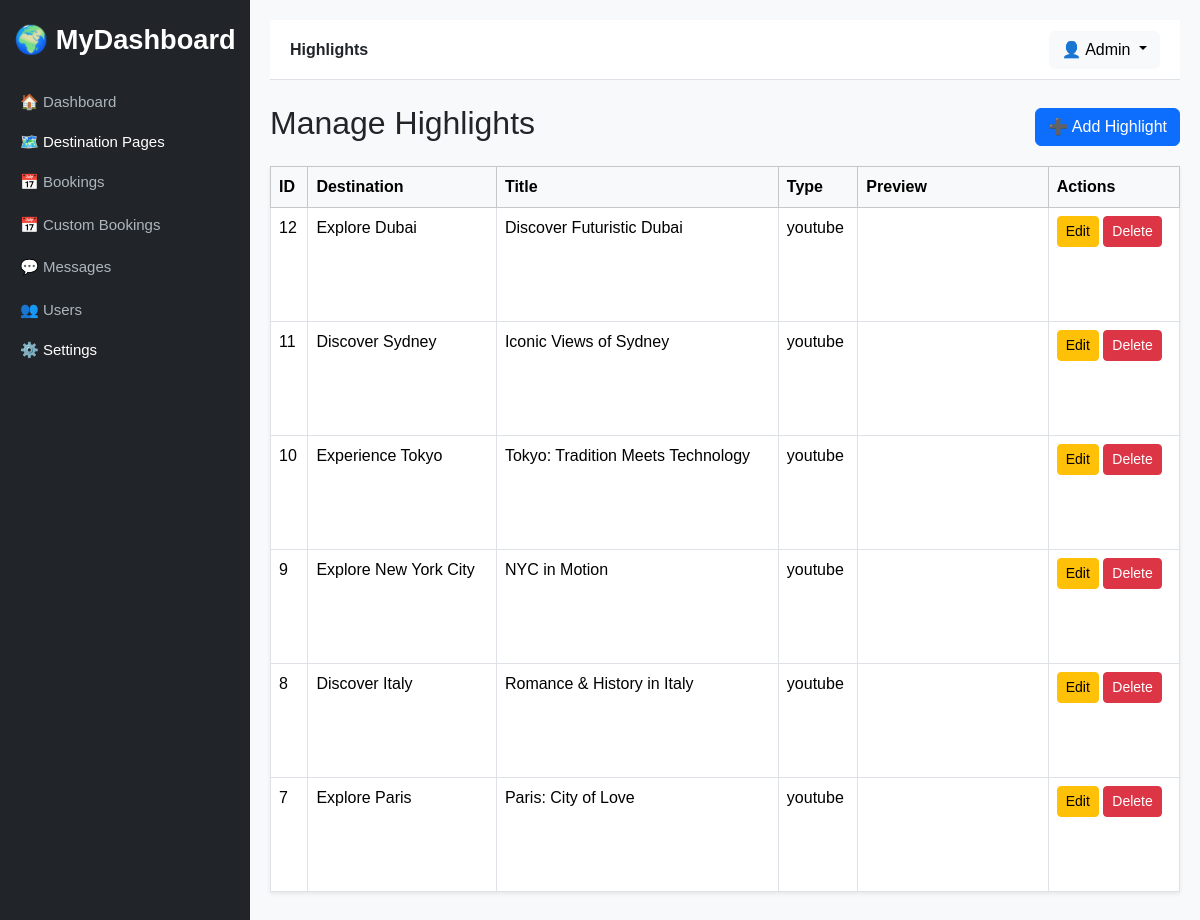
Page /admin/destinations/highlights (signed in) on the committed database.
### tables this page shows
CREATE TABLE IF NOT EXISTS `destination_highlights` (
  `id` int NOT NULL AUTO_INCREMENT,
  `destination_id` int NOT NULL,
  `video_title` varchar(255) NOT NULL,
  `video_description` text,
  `video_url` varchar(255) NOT NULL,
  `video_type` enum('youtube','mp4') DEFAULT 'youtube',
  `created_at` timestamp NULL DEFAULT CURRENT_TIMESTAMP,
  PRIMARY KEY (`id`),
  KEY `destination_id` (`destination_id`)
);

CREATE TABLE IF NOT EXISTS `destinations` (
  `id` int NOT NULL AUTO_INCREMENT,
  `slug` varchar(255) NOT NULL,
  `title` varchar(255) NOT NULL,
  `description` text NOT NULL,
  `second_title` varchar(255) DEFAULT NULL,
  `second_description` text,
  `features` blob NOT NULL,
  `banner_image` varchar(255) DEFAULT NULL,
  `background_image` varchar(255) DEFAULT NULL,
  `duration` int NOT NULL,
  `price` decimal(10,2) NOT NULL,
  `created_at` timestamp NULL DEFAULT CURRENT_TIMESTAMP,
  PRIMARY KEY (`id`),
  UNIQUE KEY `slug` (`slug`),
  UNIQUE KEY `slug_2` (`slug`),
  UNIQUE KEY `slug_3` (`slug`),
  UNIQUE KEY `slug_4` (`slug`),
  UNIQUE KEY `slug_5` (`slug`),
  UNIQUE KEY `slug_6` (`slug`),
  UNIQUE KEY `slug_7` (`slug`),
  UNIQUE KEY `slug_8` (`slug`)
);

### index.php (called while the page is built, shortened)
<?php
$request = strtok($_GET['page'] ?? 'home', '?');
$path = "pages/$request.php";
$layout = 'layouts/main.php';
if (preg_match('/^admin\//', $request)) {
    $layout = 'layouts/admin.php';
} elseif (preg_match('/^user\//', $request)) {
    require_once 'includes/auth_user.php';
    $layout = 'layouts/admin.php';
} elseif (in_array($request, ['login', 'register'])) {
    require_once $path;
    exit;
}
require_once $layout;

### pages/admin/destinations/highlights.php (the view, shortened to what this page needs)
<?php
require_once 'config/db.php';
$highlights = $conn->query("SELECT destination_highlights.*, destinations.title AS destination_title
    FROM destination_highlights
    JOIN destinations ON destination_highlights.destination_id = destinations.id
    ORDER BY destination_highlights.id DESC");
?>
<div class="d-flex justify-content-between align-items-center mb-3">
    <h2>Manage Highlights</h2>
    <a href="highlightForm" class="btn btn-primary">➕ Add Highlight</a>
</div>
<table class="table table-bordered table-hover bg-white shadow-sm">
    <thead class="table-light">
        <tr>
            <th>ID</th>
            <th>Destination</th>
            <th>Title</th>
            <th>Type</th>
            <th>Preview</th>
            <th>Actions</th>
        </tr>
    </thead>
    <tbody>
        <?php if ($highlights->num_rows > 0): ?>
            <?php while ($row = $highlights->fetch_assoc()): ?>
                <tr>
                    <td><?= $row['id'] ?></td>
                    <td><?= htmlspecialchars($row['destination_title']) ?></td>
                    <td><?= htmlspecialchars($row['video_title']) ?></td>
                    <td><?= $row['video_type'] ?></td>
                    <td>
                        <?php if ($row['video_type'] === 'youtube'): ?>
                            <iframe width="160" height="90" src="<?= $row['video_url'] ?>" frameborder="0" allowfullscreen></iframe>
                        <?php else: ?>
                            <video width="160" height="90" controls>
                                <source src="<?= $row['video_url'] ?>" type="video/mp4">
                            </video>
                        <?php endif; ?>
                    </td>
                    <td>
                        <a href="<?= $base . "/admin/destinations/highlightForm?id=" . $row['id'] ?>" class="btn btn-sm btn-warning">Edit</a>
                        <button type="button" class="btn btn-sm btn-danger" data-bs-toggle="modal" data-bs-target="#deleteModal<?= $row['id'] ?>">
                            Delete
                        </button>
                    </td>
                </tr>
            <?php endwhile; ?>
        <?php else: ?>
            <tr>
                <td colspan="6" class="text-center">No highlights found.</td>
            </tr>
        <?php endif; ?>
    </tbody>
</table>

### layouts/admin.php (style rules this page uses)
body { font-family: 'Poppins', sans-serif; }

### rows in the picture
destination_highlights: id "12", destination.title "Explore Dubai", video_title "Discover Futuristic Dubai", video_type "youtube"
destination_highlights: id "11", destination.title "Discover Sydney", video_title "Iconic Views of Sydney", video_type "youtube"
destination_highlights: id "10", destination.title "Experience Tokyo", video_title "Tokyo: Tradition Meets Technology", video_type "youtube"
destination_highlights: id "9", destination.title "Explore New York City", video_title "NYC in Motion", video_type "youtube"
destination_highlights: id "8", destination.title "Discover Italy", video_title "Romance & History in Italy", video_type "youtube"
destination_highlights: id "7", destination.title "Explore Paris", video_title "Paris: City of Love", video_type "youtube"

### other values in the picture
$pageTitle "Highlights"
$_SESSION['user']['name'] "Admin"
